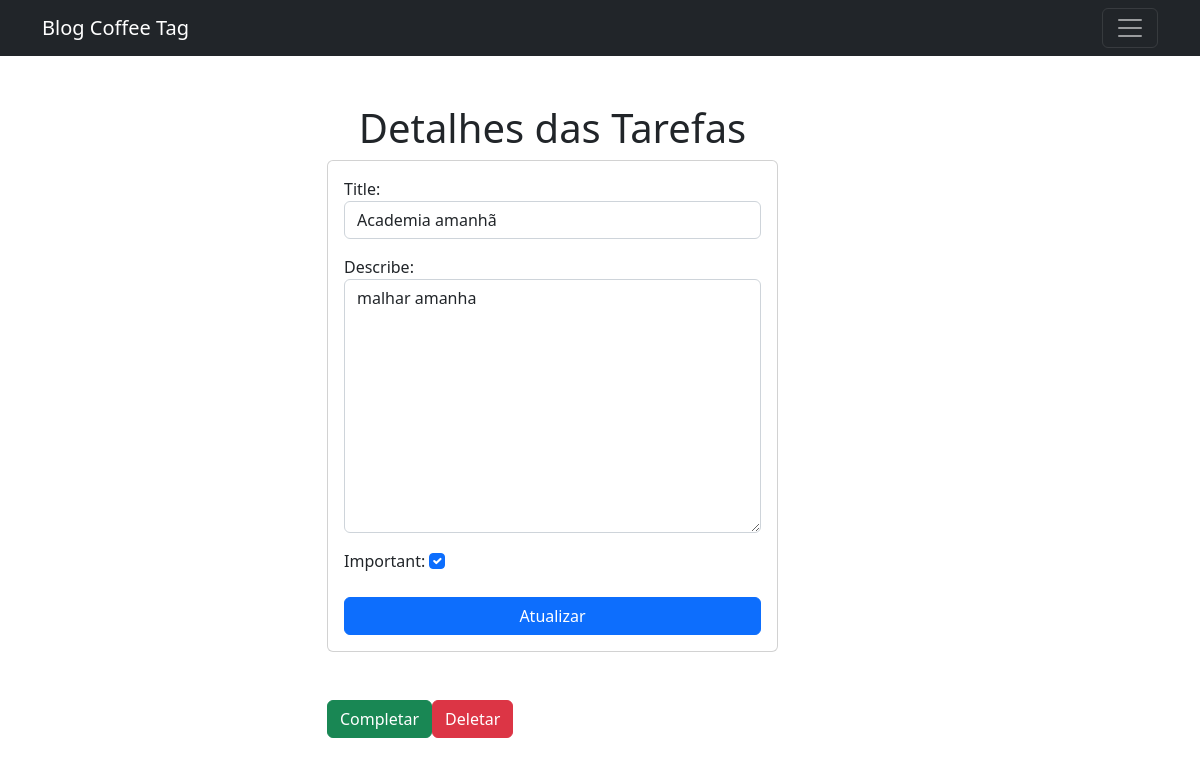
The page /criando/7/ (signed in) on the database as committed earlier.
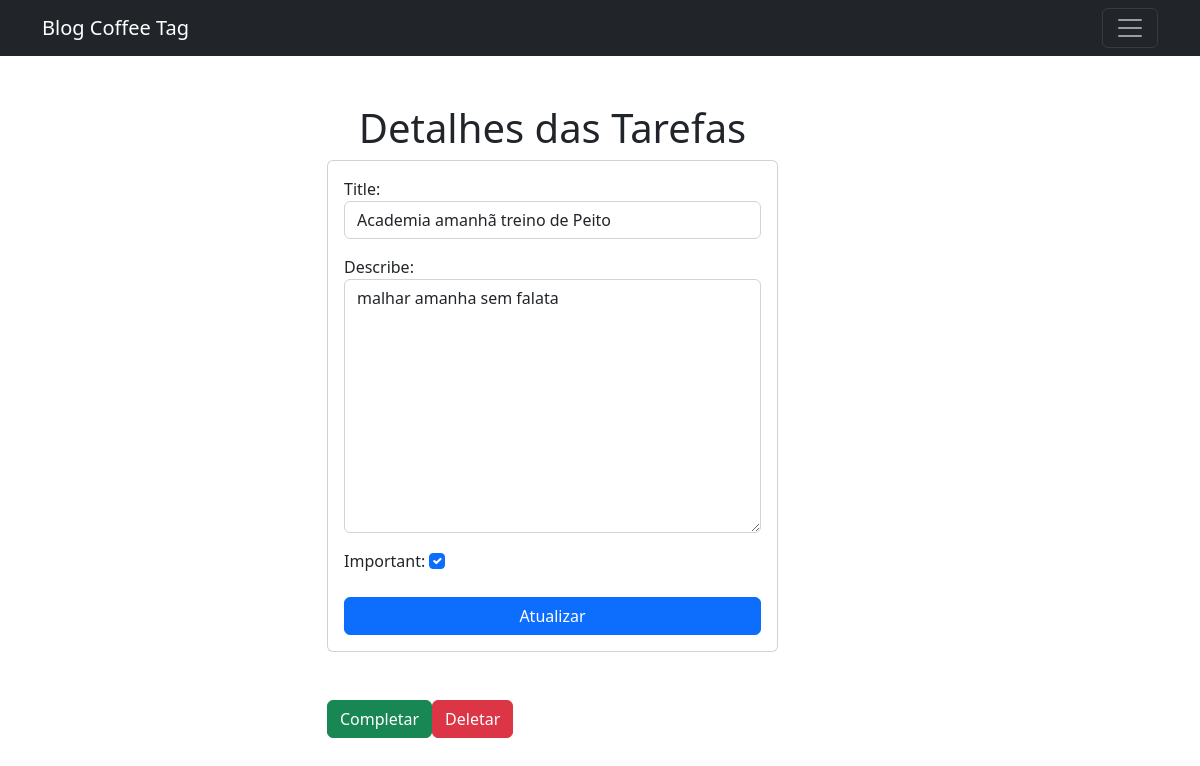
The same page on the database as committed later.
### tasks/models.py (models this page shows, shortened)
class Task(models.Model):
    title = models.CharField(max_length=100)
    describe = models.TextField(blank=True)  # BLANK = e true, o campo pode ficar em branco
    created = models.DateTimeField(auto_now_add=True)
    datecompleted = models.DateTimeField(null=True) # NULL = Se True, o Django armazenará valores vazios como NULL no banco de dados.
    important = models.BooleanField(default=False)
    user = models.ForeignKey(User, on_delete=models.CASCADE)

### tasks/views.py (the view, shortened to what this page needs)
# urls.py: path('criando/<int:task_id>/', views.task_detalhe, name='task_detalhe'), # Faz parte do template task_detalhe.html
@login_required
def task_detalhe(request, task_id):
    if request.method == 'GET':
        task = get_object_or_404(Task, pk=task_id, user=request.user)  # tenho que importar o get_object_or_404 serve para so ids das tarefas
        form = TaskForm(instance=task)
        return render(request,'task_detalhe.html', {'task': task, 'form': form})

### tasks/forms.py
class TaskForm(forms.ModelForm):
    class Meta:
        model = Task
        fields = ['title', 'describe', 'important'] # estes dados são da models , dentro da Task
        widgets = {
            'title': forms.TextInput(attrs={'class': 'form-control'}),
            'describe': forms.Textarea(attrs={'class': 'form-control'}),
            'important': forms.CheckboxInput(attrs={'class': 'form-check-input '}),
        }

### tasks/templates/task_detalhe.html (shortened to what this page needs)
{% extends 'menu.html' %}
{% block content %}
<main class="container mt-5">
    <div class="row">
        <div class="col-md-5 offset-md-3">
                <h1 class="text-center"> Detalhes das Tarefas  </h1>
                <form action="#" method="POST" class="card card-body">
                    {{form.as_p}}
                    <button type="submit" class="btn btn-primary mt-2"> Atualizar </button>
                </form>
                <div class="mt-5 d-flex">
                    <form action="{% url 'complete_tarefa' task.id %}" method="POST" >
                        <button type="submit" class="btn btn-success"> Completar </button>
                    </form>
                    <form action="{% url 'deletar_tarefa' task.id %}" method="POST">
                        <button type="submit" class="btn btn-danger "> Deletar </button>
                    </form>
                </div>
            </div>
        </div>
</main>
{% endblock %}

Rows that differ between the two databases and show on the page:
changed Task: title "Academia amanhã" → "Academia amanhã treino de Peito"; describe "malhar amanha" → "malhar amanha sem falata"
